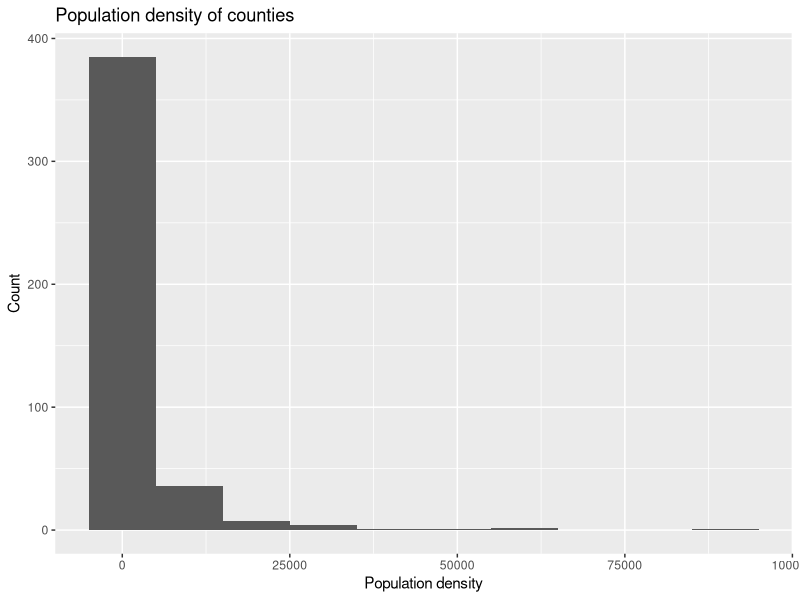
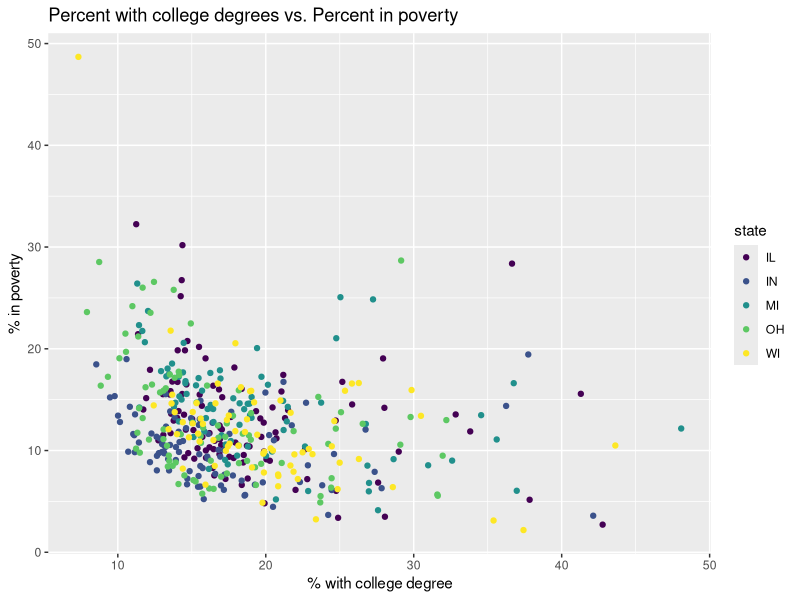
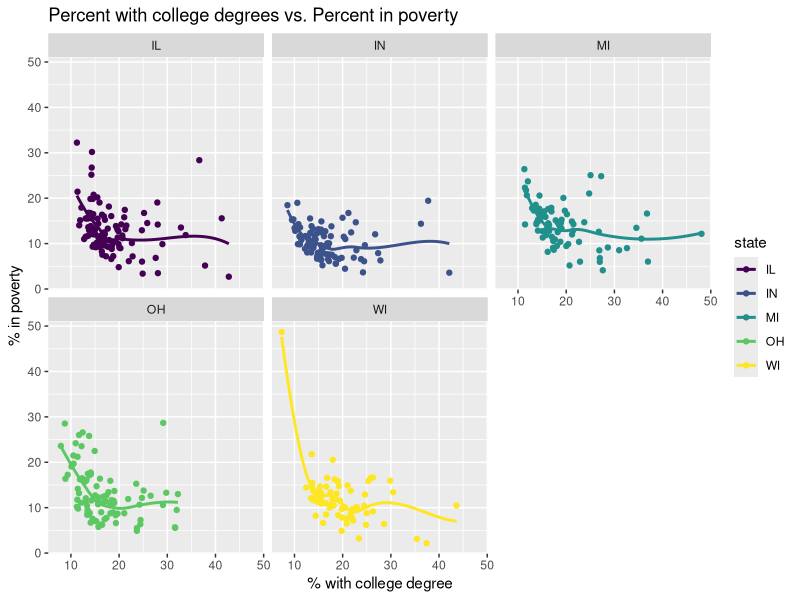
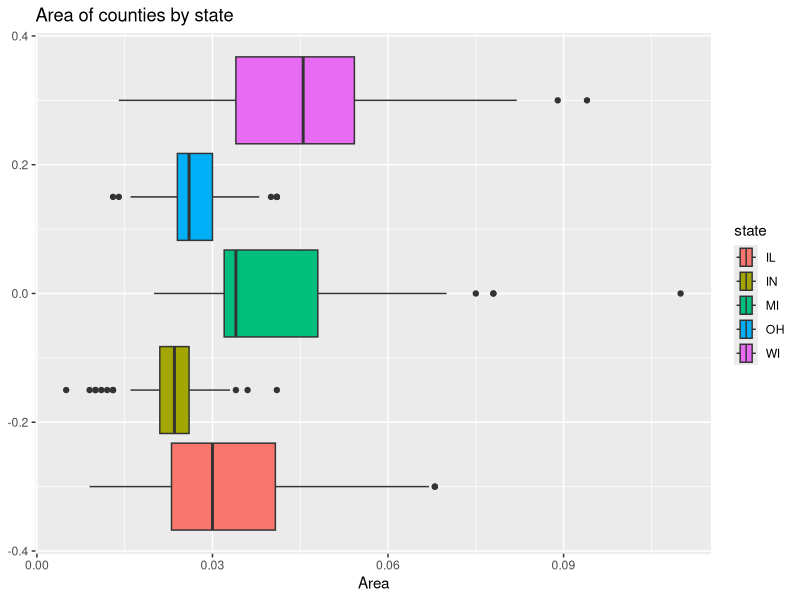
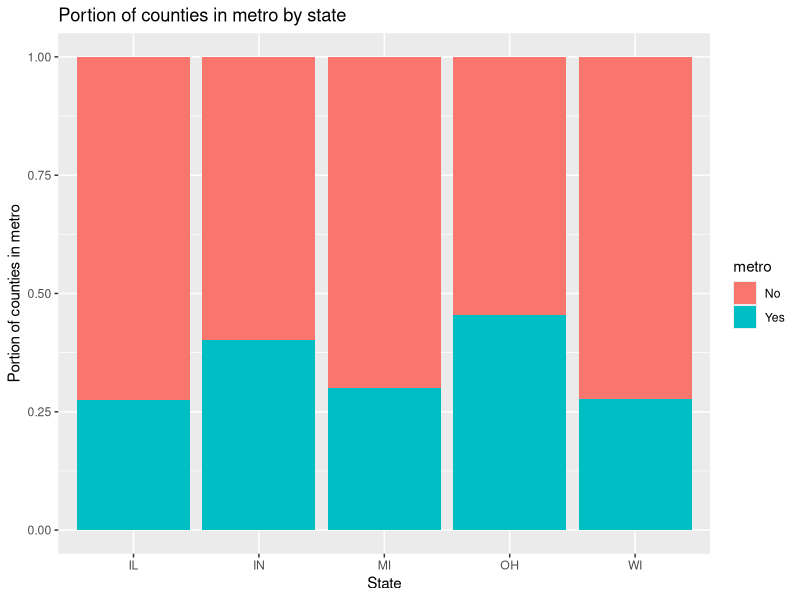

Source code (R) for these figures, in order:
## ---- chunk 1
#| label: load-packages
#| message: false
library(tidyverse)
library(viridis)
## ---- chunk 2
#| label: exercise-1
ggplot(midwest, aes(x = popdensity)) + geom_histogram(binwidth = 10000) + labs(x = "Population density", y = "Count", title = "Population density of counties")

## ---- chunk 3
#| label: exercise-2
ggplot(midwest, aes(x = percollege, y = percbelowpoverty, color = state)) + geom_point() + scale_color_viridis_d() + labs(x="% with college degree", y="% in poverty", title="Percent with college degrees vs. Percent in poverty")
## ---- chunk 4
#| label: exercise-4
ggplot(midwest, aes(x = percollege, y = percbelowpoverty, color = state)) + geom_point() + facet_wrap(vars(state)) + scale_color_viridis_d() + labs(x = "% with college degree", y = "% in poverty", title = "Percent with college degrees vs. Percent in poverty") + geom_smooth(se = FALSE)
## ---- chunk 5
#| label: exercise-5

ggplot(midwest, aes(x=area, fill = state)) + geom_boxplot() + labs(x="Area", title="Area of counties by state")
## ---- chunk 6
#| label: exercise-6
midwest <- midwest |>
  mutate(metro = if_else(inmetro == 1, "Yes", "No"))

ggplot(data=midwest, aes(x=state, fill=metro))+geom_bar(position="fill")+labs(x="State", y="Portion of counties in metro", title="Portion of counties in metro by state")
